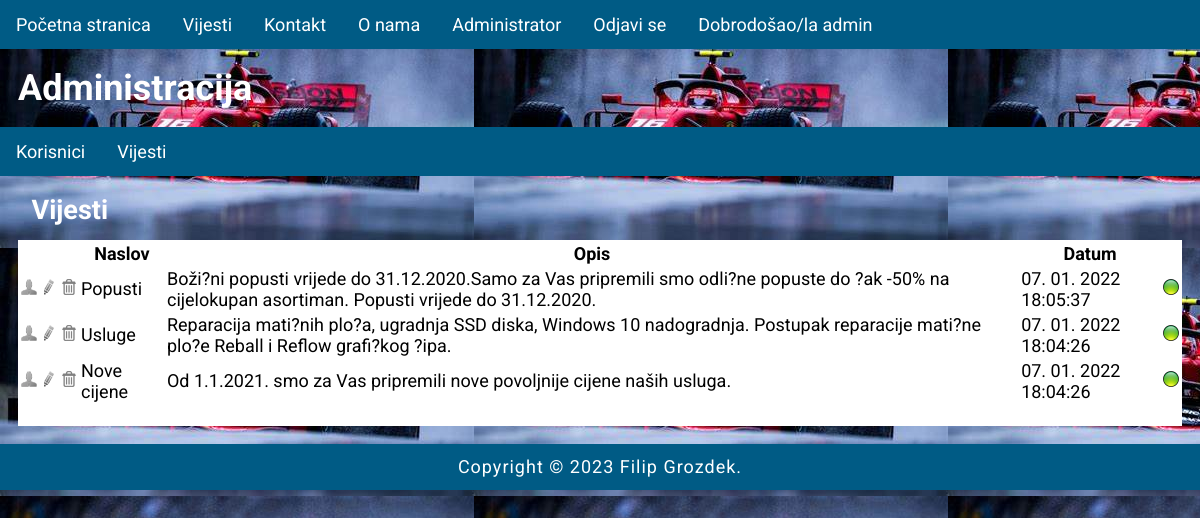
The page /index.php?menu=7&action=2 (signed in) on the database its author committed.
### tables this page shows
CREATE TABLE `news` (
  `id` int(11) NOT NULL,
  `title` varchar(255) NOT NULL,
  `description` text NOT NULL,
  `date` timestamp NOT NULL DEFAULT current_timestamp() ON UPDATE current_timestamp(),
  `archive` enum('N','Y') NOT NULL,
  `picture_id` int(11) NOT NULL
);

### functions.php (called while the page is built)
<?php
    function pickerDateToMysql($pickerDate){
		$date = DateTime::createFromFormat('Y-m-d H:i:s', $pickerDate);
		return $date->format('d. m. Y H:i:s');
	}
?>

### admin/news.php (the view, shortened to what this page needs)
<?php
	if (isset($_GET['id']) && $_GET['id'] != '') {
		$query  = "SELECT * FROM news LEFT JOIN pictures ON news.picture_id = pictures.id";
		$query .= " WHERE news.id=".$_GET['id'];
		$query .= " ORDER BY date DESC";
		$result = @mysqli_query($MySQL, $query);
		$row = @mysqli_fetch_array($result);
		print '
		<h2>Pregled vijesti</h2>
		<div class="news">
			<img src="news/' . $row['path'] . '" alt="' . $row['title'] . '" title="' . $row['title'] . '">
			<h2>' . $row['title'] . '</h2>
			' . $row['description'] . '
			<time datetime="' . $row['date'] . '">' . pickerDateToMysql($row['date']) . '</time>
			<hr>
			</div><p><a href="index.php?menu='.$menu.'&amp;action='.$action.'">Nazad</a></p>';
	}
	else {
		print '
		<h2>Vijesti</h2>
		<div id="news">
			<table>
				<thead>
					<tr>
						<th width="16"></th>
						<th width="16"></th>
						<th width="16"></th>
						<th>Naslov</th>
						<th>Opis</th>
						<th>Datum</th>
						<th width="16"></th>
					</tr>
				</thead>
				<tbody>';
				$query  = "SELECT * FROM news";
				$query .= " ORDER BY date DESC";
				$result = @mysqli_query($MySQL, $query);
				while($row = @mysqli_fetch_array($result)) {
					print '
					<tr>
						<td><a href="index.php?menu='.$menu.'&amp;action='.$action.'&amp;id=' .$row['id']. '"><img src="images/user.png" alt="user"></a></td>
						<td><a href="index.php?menu='.$menu.'&amp;action='.$action.'&amp;edit=' .$row['id']. '"><img src="images/edit.png" alt="uredi"></a></td>
						<td><a href="index.php?menu='.$menu.'&amp;action='.$action.'&amp;delete=' .$row['id']. '"><img src="images/delete.png" alt="obriši"></a></td>
						<td>' . $row['title'] . '</td>
						<td>';
						if(strlen($row['description']) > 160) {
                            echo substr(strip_tags($row['description']), 0, 160).'...';
                        } else {
                            echo strip_tags($row['description']);
                        }
						print '
						</td>
						<td>' . pickerDateToMysql($row['date']) . '</td>
						<td>';
						if ($row['archive'] != 'N') { print '<img src="images/inactive.png" alt="" title="" />'; }
						else { print '<img src="images/active.png" alt="" title="" />'; }
						print '
						</td>
					</tr>';
				}
			print '
				</tbody>
			</table>
			<a href="index.php?menu=' . $menu . '&amp;action=' . $action . '&amp;add=true" class="AddLink">Dodaj vijest</a>
		</div>';
	}
?>

### style.css (style rules this page uses)
body, html { font-family: 'Roboto', sans-serif; margin: 0; font-size: 18px; }
body { background-image: url("images/pozadina.jpg"); color: white; }
h1,h2 { margin: 0.5em; font-size: 2em; }
h2 { font-size: 1.5em; color: white; }
main a { color: white; text-decoration: none; }
img { width: 100%; }
#users, #news { background-color: white; color: black; }

### rows shown on the page
news: title "Popusti", description "Boži?ni popusti vrijede do 31.12.2020.Samo za Vas pripremili smo odli?ne popuste do ?ak -50% na cijelokupan asortiman. Popusti vrijede do 31.12.2020.", date "07. 01. 2022 18:05:37"
news: title "Usluge", description "Reparacija mati?nih plo?a, ugradnja SSD diska, Windows 10 nadogradnja. Postupak reparacije mati?ne plo?e Reball i Reflow grafi?kog ?ipa.", date "07. 01. 2022 18:04:26"
news: title "Nove cijene", description "Od 1.1.2021. smo za Vas pripremili nove povoljnije cijene naših usluga.", date "07. 01. 2022 18:04:26"

### other values the page prints
$_SESSION['user']['username'] "admin"
